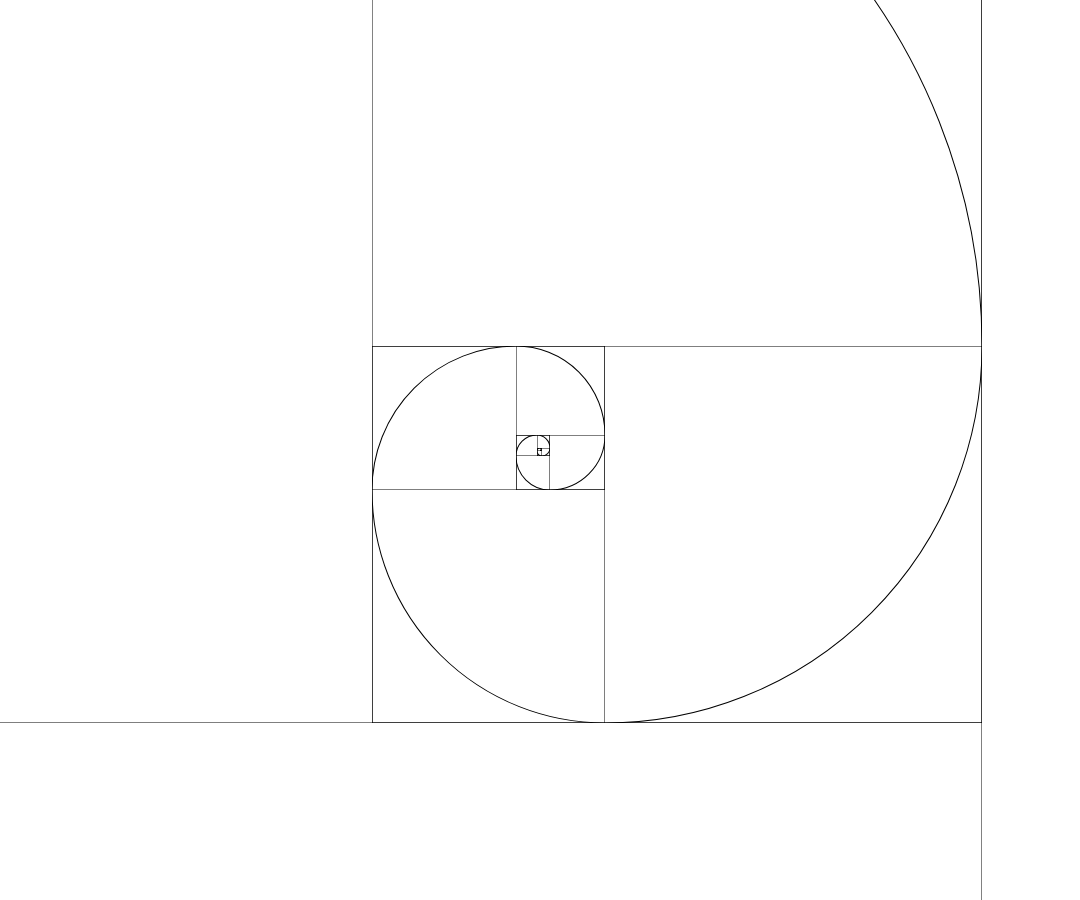
Frame 1 (no input)
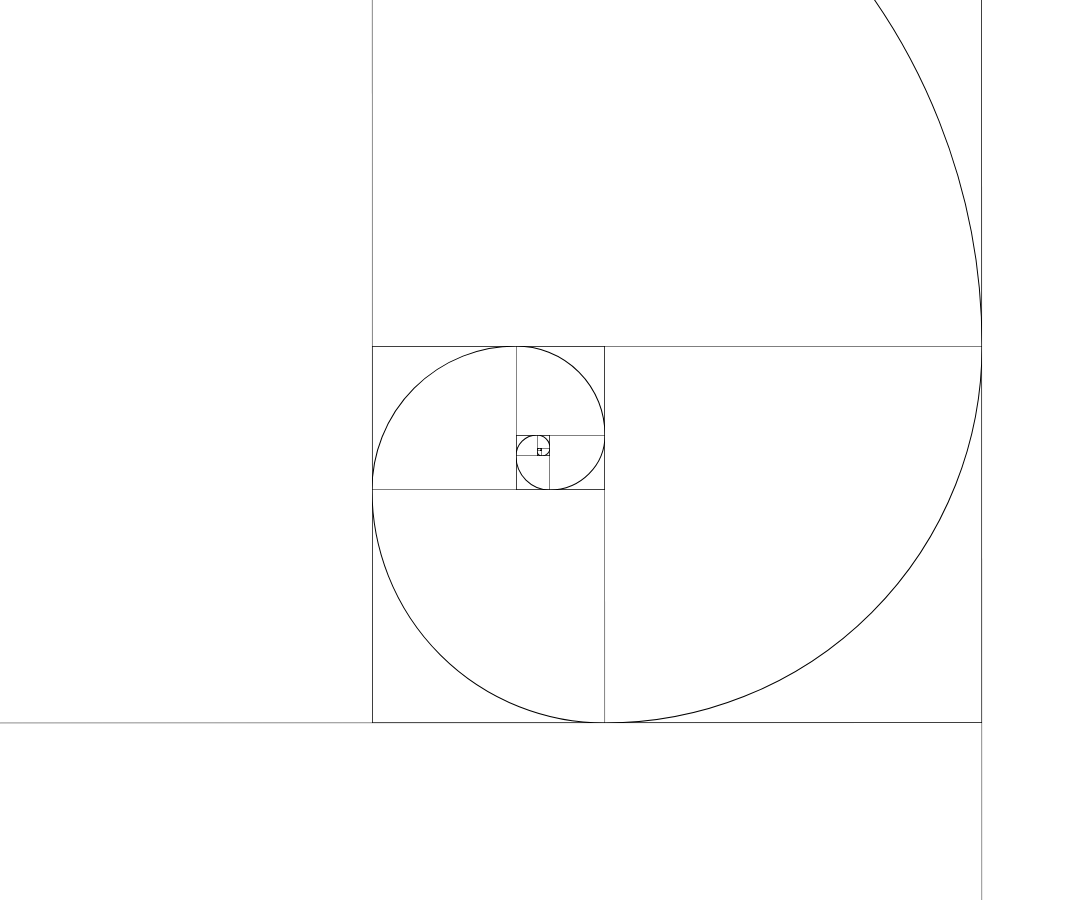
Frame 60 (no input)
Frame 120 (the mouse pressed at the canvas centre since frame 60): identical to frame 60, image omitted

The p5.js sketch that drew these frames (run headless with seeded random() and noise() and a simulated clock; from frame 60 on, the mouse is pressed at the canvas centre):

// p5.js sketch
// ── sketch.js
/* eslint-disable no-undef, no-unused-vars */
let fibs = [1, 1];
let scale = 1;
let minScale;
let maxScale;
const color = "#ffffff";
const fibLen = 27;
var r = 3;
let pos = 0.01;
let p = 0;
var phi;
var CANVAS_WIDTH;
var CANVAS_HEIGHT;
let clockwise;
let easing = 0.1;
var cnv;

class Blog {}

function initfib() {
  var acc = 0;
  for (let i = 0; i < fibLen; i++) {
    fibs.push(fibs[fibs.length - 1] + fibs[fibs.length - 2]);
  }
  phi = fibs[fibLen - 1] / fibs[fibLen - 2];
}
function mouseWheel(event) {
  //print(event.delta);
  pos -= event.delta;
}
function turnLeft() {
  pos += 180;
  pos -= pos % 180;
}
function turnRight() {
  pos -= 180;
  pos -= pos % 180;
}

function centerCanvas() {
  var x = (windowWidth - CANVAS_WIDTH) / 2;
  var y = (windowHeight - CANVAS_HEIGHT) / 2;
  cnv.position(x, y);
}

function setup() {
  CANVAS_HEIGHT = windowHeight * 0.9;
  CANVAS_WIDTH = windowWidth * 0.9;

  cnv = createCanvas(CANVAS_WIDTH, CANVAS_HEIGHT);
  cnv.style("display", "block");
  centerCanvas();

  angleMode(DEGREES);
  initfib();

  minScale = fibs[fibLen - 5] / fibs[fibLen - 1];
  maxScale = fibs[fibLen - 1] / fibs[fibLen - 5];
}

function windowResized() {
  CANVAS_HEIGHT = windowHeight * 0.9;
  CANVAS_WIDTH = windowWidth * 0.9;

  cnv = createCanvas(CANVAS_WIDTH, CANVAS_HEIGHT);
  centerCanvas();
}

function draw() {
  var dp = pos - p;
  p += dp * easing;
  if (dp != 0) {
    translate(CANVAS_WIDTH / 2, CANVAS_HEIGHT / 2);
    //canvas.position(0, 0)
    rotate(-p);

    for (let i = 0; i < fibs.length; i++) {
      const scaledFib = fibs[i] * scale;
      fill(color);
      rect(0, 0, scaledFib, scaledFib);
      arc(scaledFib, 0, 2 * scaledFib, 2 * scaledFib, 90, 180);
      translate(scaledFib, scaledFib);
      rotate(-90);
    }

    if (scale <= minScale || scale >= maxScale) {
      fibs = [1, 1];
      initfib();
      scale = 1;
    } else {
      scale += ((dp * easing) / 90) * phi;
    }
  }
  //print(pos)
}
